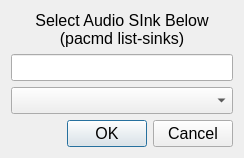
<?xml version="1.0" encoding="UTF-8"?>
<ui version="4.0">
 <class>AudioSinkDialog</class>
 <widget class="QDialog" name="AudioSinkDialog">
  <property name="geometry">
   <rect>
    <x>0</x>
    <y>0</y>
    <width>244</width>
    <height>128</height>
   </rect>
  </property>
  <property name="font">
   <font>
    <pointsize>12</pointsize>
   </font>
  </property>
  <property name="windowTitle">
   <string>Dialog</string>
  </property>
  <layout class="QVBoxLayout" name="verticalLayout">
   <item>
    <widget class="QLabel" name="label">
     <property name="font">
      <font>
       <pointsize>12</pointsize>
      </font>
     </property>
     <property name="text">
      <string>Select Audio SInk Below
(pacmd list-sinks)</string>
     </property>
     <property name="alignment">
      <set>Qt::AlignCenter</set>
     </property>
    </widget>
   </item>
   <item>
    <widget class="QLineEdit" name="lineEdit">
     <property name="text">
      <string/>
     </property>
    </widget>
   </item>
   <item>
    <widget class="QComboBox" name="comboBox"/>
   </item>
   <item>
    <widget class="QDialogButtonBox" name="buttonBox">
     <property name="standardButtons">
      <set>QDialogButtonBox::Cancel|QDialogButtonBox::Ok</set>
     </property>
    </widget>
   </item>
  </layout>
 </widget>
 <resources/>
 <connections/>
</ui>
